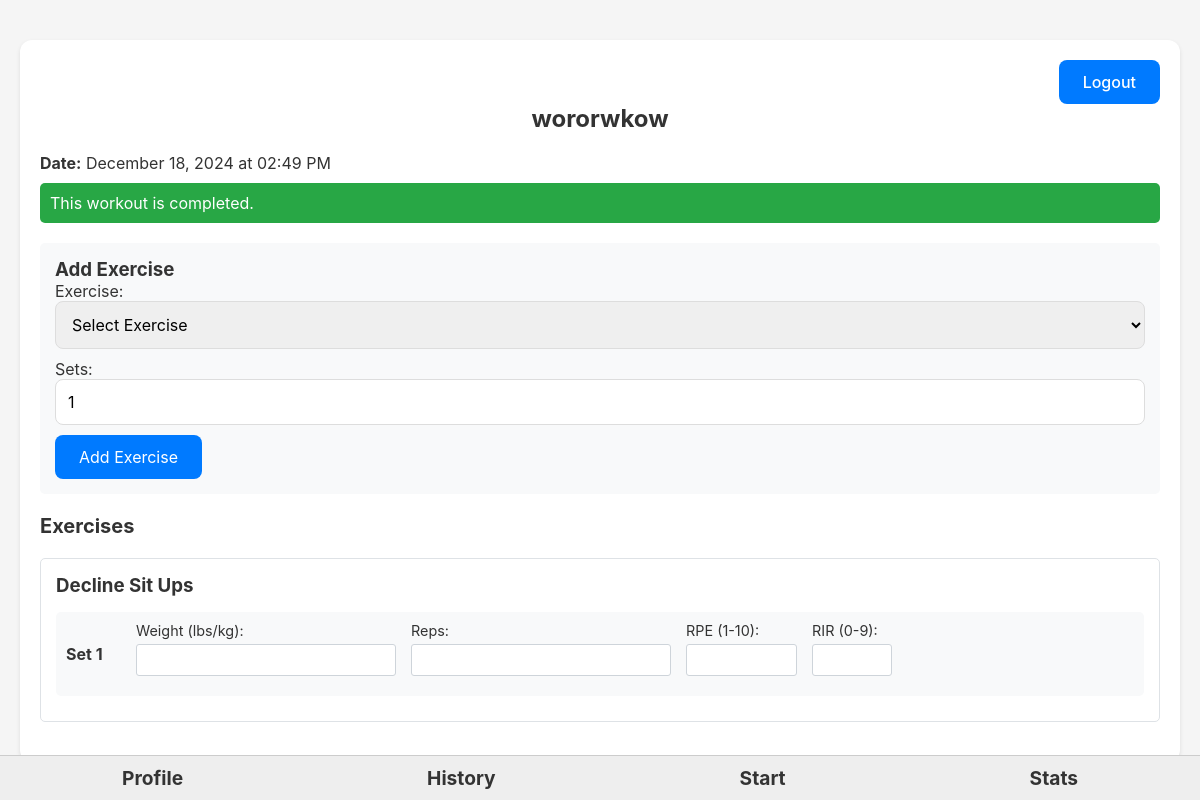
Screenshot of /workout/2 (signed in) with the database file from the repository.
### app.py (models this page shows, shortened)
class Workout(db.Model):
    id = db.Column(db.Integer, primary_key=True)
    user_id = db.Column(db.Integer, db.ForeignKey('user.id'), nullable=False)
    template_id = db.Column(db.Integer, db.ForeignKey('workout_template.id'))
    date = db.Column(db.DateTime, nullable=False, default=cstnow())
    name = db.Column(db.String(100))
    notes = db.Column(db.String(500))
    completed = db.Column(db.Boolean, default=False)
    end_time = db.Column(db.DateTime)  # Add this line
    sets = db.relationship('WorkoutSet', backref='workout', lazy=True)

class Exercise(db.Model):
    id = db.Column(db.Integer, primary_key=True)
    name = db.Column(db.String(100), nullable=False)
    category = db.Column(db.String(50), nullable=False)
    equipment = db.Column(db.String(50))

class WorkoutSet(db.Model):
    id = db.Column(db.Integer, primary_key=True)
    workout_id = db.Column(db.Integer, db.ForeignKey('workout.id'), nullable=False)
    exercise_id = db.Column(db.Integer, db.ForeignKey('exercise.id'), nullable=False)
    weight = db.Column(db.Float)
    reps = db.Column(db.Integer)
    rpe = db.Column(db.Float)
    rir = db.Column(db.Integer)
    notes = db.Column(db.String(200))
    completed = db.Column(db.Boolean, default=False)
    exercise = db.relationship('Exercise', backref='sets')

### app.py (the view, shortened to what this page needs)
@app.route('/workout/<int:workout_id>')
@login_required
def view_workout(workout_id):
    workout = Workout.query.get_or_404(workout_id)
    if workout.user_id != current_user.id:
        flash("You don't have access to this workout.", 'error')
        return redirect(url_for('dashboard'))
    available_exercises = Exercise.query.order_by(Exercise.category, Exercise.name).all()
    last_performances = {}
    for s in workout.sets:
        if s.exercise_id not in last_performances:
            previous_workout = Workout.query.join(WorkoutSet).filter(
                Workout.user_id == current_user.id,
                Workout.id != workout.id,
                WorkoutSet.exercise_id == s.exercise_id,
                WorkoutSet.completed == True,
                WorkoutSet.weight.isnot(None),
                WorkoutSet.reps.isnot(None)
            ).order_by(Workout.date.desc()).first()
    return render_template('view_workout.html',
                           workout=workout,
                           last_performances=last_performances,
                           available_exercises=available_exercises)

### app.py (called while the page is built)
@login_manager.user_loader
def load_user(user_id):
    return User.query.get(int(user_id))

### templates/view_workout.html (shortened to what this page needs)
{% extends "base.html" %}
{% block content %}
<div class="container">
    <div class="logout">
        <a href="{{ url_for('logout') }}" class="button">Logout</a>
    </div>
    <h1>{{ workout.name or "Workout" }}</h1>
    <p><strong>Date:</strong> {{ workout.date.strftime('%B %d, %Y at %I:%M %p') }}</p>
    {% if workout.completed %}
    <div class="workout-status completed">
        This workout is completed.
    </div>
    {% else %}
    <div class="workout-status in-progress">
        This workout is in progress.
    </div>
    {% endif %}
    <div class="add-exercise-form">
        <h3>Add Exercise</h3>
        <form action="{{ url_for('add_exercise_to_workout', workout_id=workout.id) }}" method="post">
            <label for="exercise_id">Exercise:</label>
            <select name="exercise_id" id="exercise_id" required>
                <option value="">Select Exercise</option>
            </select>
            <label for="sets">Sets:</label>
            <input type="number" name="sets" id="sets" value="1" min="1" max="10" required>
            <button type="submit" class="button">Add Exercise</button>
        </form>
    </div>
    <h2>Exercises</h2>
    {% if workout.sets %}
    <form action="{{ url_for('finish_workout', workout_id=workout.id) }}" method="post" id="workoutForm">
        {% for exercise_name, sets in workout.sets|groupby('exercise.name') %}
        <div class="exercise-container">
            <div class="exercise-header">
                <h3>{{ exercise_name }}</h3>
            </div>
            <div class="sets-container">
                {% for s in sets %}
                <div class="set-container">
                    <div class="set-row">
                        <div class="set-number">Set {{ loop.index }}</div>
                        <div class="set-inputs" data-set-id="{{ s.id }}">
                            <div class="input-column">
                                <label for="weight_{{ s.id }}">Weight (lbs/kg):</label>
                                <input type="number"
                                       name="sets[{{ s.id }}][weight]"
                                       id="weight_{{ s.id }}"
                                       step="0.5"
                                       min="0"
                                       value="{{ s.weight or '' }}"
                                       {% if workout.completed %}readonly{% endif %}
                                       onchange="handleInputChange(this)">
                            </div>
                            <div class="input-column">
                                <label for="reps_{{ s.id }}">Reps:</label>
                                <input type="number"
                                       name="sets[{{ s.id }}][reps]"
                                       id="reps_{{ s.id }}"
                                       min="0"
                                       value="{{ s.reps or '' }}"
                                       {% if workout.completed %}readonly{% endif %}
                                       onchange="handleInputChange(this)">
                            </div>
                            <div class="input-column">
                                <label for="rpe_{{ s.id }}">RPE (1-10):</label>
                                <input type="number"
                                       name="sets[{{ s.id }}][rpe]"
                                       id="rpe_{{ s.id }}"
                                       step="0.5"
                                       min="1"
                                       max="10"
                                       value="{{ s.rpe or '' }}"
                                       {% if workout.completed %}readonly{% endif %}
                                       onchange="handleInputChange(this)">
                            </div>
                            <div class="input-column">
                                <label for="rir_{{ s.id }}">RIR (0-9):</label>
                                <input type="number"
                                       name="sets[{{ s.id }}][rir]"
                                       id="rir_{{ s.id }}"
                                       min="0"
                                       max="9"
                                       value="{{ s.rir or '' }}"
                                       {% if workout.completed %}readonly{% endif %}
                                       onchange="handleInputChange(this)">
                            </div>
                        </div>
                    </div>
                </div>
                {% endfor %}
            </div>
        </div>
        {% endfor %}
    </form>
    {% else %}
    <p>No sets found for this workout.</p>
    {% endif %}
</div>
{% endblock %}

### static/style.css (style rules this page uses)
:root { --primary-color: #007AFF; --primary-hover-color: #0056b3; --danger-color: #dc3545; --danger-hover-color: #c82333; --success-color: #28a745; --success-hover-color: #218838; --neutral-color: #6c757d; --neutral-hover-color: #5a6268; --border-color: #ddd; --background-color: #f5f5f5; --card-background: white; --font-color: #333; --muted-color: #666; --muted-hover-color:#585353; --very-muted-color: #f0eaea; }
* { box-sizing: border-box; font-family: -apple-system, BlinkMacSystemFont, "Segoe UI", Roboto, Helvetica, Arial, sans-serif; margin: 0; padding: 0; }
body { background-color: var(--background-color); color: var(--font-color); padding: 20px; }
.container { max-width: 1200px; margin: 0 auto; padding: 20px; background-color: var(--card-background); border-radius: 12px; box-shadow: 0 2px 4px rgba(0, 0, 0, 0.1); padding: 20px; margin-bottom: 20px; }
.exercise-container { margin: 20px 0; padding: 15px; border: 1px solid #dee2e6; border-radius: 5px; }
.set-container { margin: 10px 0; padding: 10px; background-color: #f8f9fa; border-radius: 5px; }
h1 { font-size: 24px; color: var(--font-color); margin-bottom: 20px; text-align: center; }
h2 { font-size: 20px; color: var(--font-color); margin-bottom: 10px; }
button, a.button { background-color: var(--primary-color); color: white; border: none; padding: 12px 24px; border-radius: 8px; font-size: 16px; cursor:pointer; align-items: center; text-decoration: none; display: inline-block; transition: background-color 0.3s ease, transform 0.2s ease; }
.logout { text-align: right; }
.logout .button { background-color: var(--primary-color); }
a { color: var(--primary-color); text-decoration: none; font-weight: 500; }
input, select, textarea { width: 100%; padding: 12px; margin-bottom: 10px; border: 1px solid var(--border-color); border-radius: 8px; font-size: 16px; }
.add-exercise-form { margin: 20px 0; padding: 15px; background-color: #f8f9fa; border-radius: 5px; }
.input-column { display: flex; flex-direction: column; }
.input-column label { margin-bottom: 5px; font-size: 0.9em; }
.input-column input { padding: 5px; border: 1px solid #ced4da; border-radius: 3px; }
.exercise-header { display: flex; justify-content: space-between; align-items: center; margin-bottom: 15px; }
.set-row { display: flex; align-items: center; gap: 10px; }
.set-number { width: 60px; font-weight: bold; }
.set-inputs { display: flex; gap: 15px; flex-grow: 1; }
.workout-status { margin: 10px 0; padding: 10px; border-radius: 5px; }
.workout-status.completed { background-color: var(--success-color); color: white; }

### rows the page displays
Workout: name "wororwkow", date "December 18, 2024 at 02:49 PM"
Exercise: name "Decline Sit Ups"
